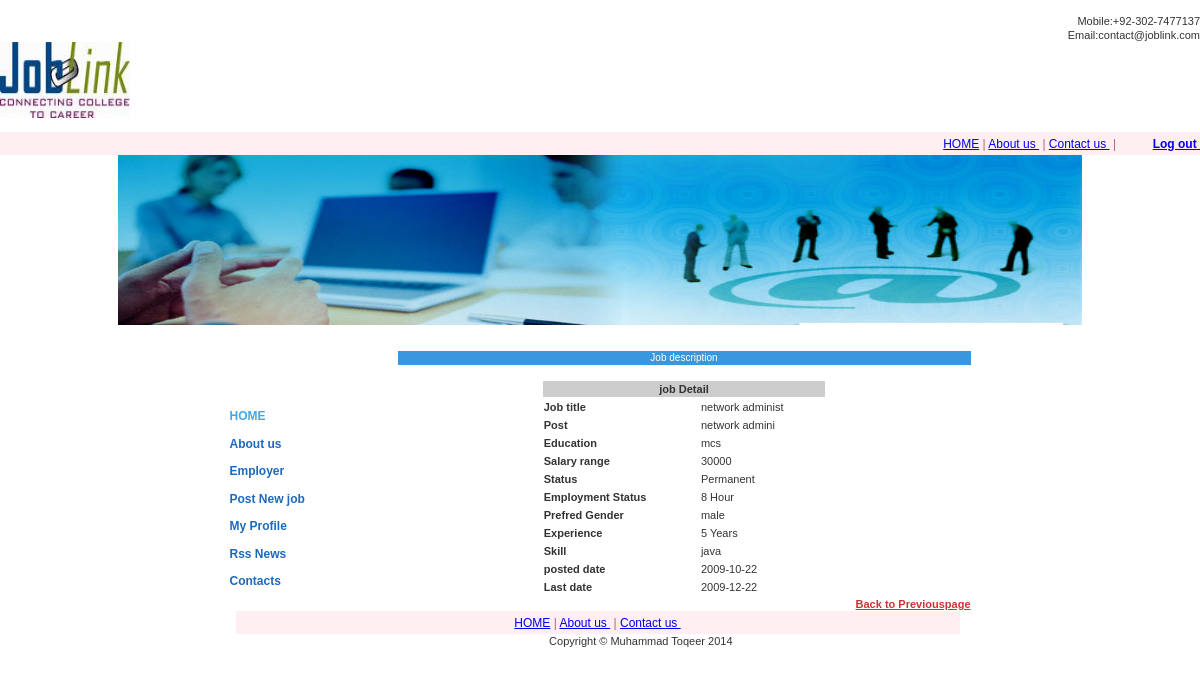
The page /PROJECT/joblink/postedjobdetail.php?jid=21 on the database its author committed.
### tables this page shows
CREATE TABLE `jobs` (
  `job_id` int(10) NOT NULL auto_increment,
  `jobtitle` varchar(20) NOT NULL,
  `posted_date` date NOT NULL,
  `last_date` date NOT NULL,
  `skill` varchar(20) NOT NULL,
  `experience` int(4) NOT NULL,
  `education` varchar(15) NOT NULL,
  `post` varchar(20) NOT NULL,
  `salary_range` varchar(10) NOT NULL,
  `status` varchar(20) NOT NULL,
  `e_status` varchar(2) NOT NULL,
  `prefred_gender` char(10) NOT NULL,
  `company_id` int(10) NOT NULL,
  PRIMARY KEY  (`job_id`)
);

### PROJECT/joblink/postedjobdetail.php (the view, shortened to what this page needs)
<!DOCTYPE html PUBLIC "-//W3C//DTD XHTML 1.0 Transitional//EN" "http://www.w3.org/TR/xhtml1/DTD/xhtml1-transitional.dtd">
<html xmlns="http://www.w3.org/1999/xhtml">
<head>
<link href="css/stylesheet.css" rel="stylesheet" type="text/css" media="all" />
</head>
<body>
<table width="100%" border="0" cellspacing="0" cellpadding="0">
<tr>
<td  width="100%" height="40%">&nbsp;</td>
</tr>
<tr>
<td align="right" valign="bottom"><a href="mailto:abc@yoursite.com" style="color:#333333; text-decoration:none;"> Mobile:+92-302-7477137<br />
    Email:contact@joblink.com</a></td>
</tr>
<tr>
 <td height="65" align="left" valign="top">
              <img src="images/logo.jpg" alt="Company Logo" width="130" height="76" /> </td>
  </tr>
  <tr>
<td  width="100%" height="40%">&nbsp;</td>
</tr>
    			    <tr>
   <td style="white-space:pre; font-size:12px; color:#601E29; color:#B46471;" height="23"  align="right" valign="middle" bgcolor="#FFEEF2"><a href="index.php" class="footer_link">HOME</a> | <a href="about.html" class="footer_link">About us </a> | <a href="contact.html" class="footer_link">Contact us </a> |&nbsp;&nbsp;&nbsp;&nbsp;&nbsp;&nbsp;&nbsp;&nbsp;&nbsp;&nbsp;&nbsp;<a href="logout.php" class="footer_link"><strong>Log out</strong> </a></td>
  </tr>
<tr>
<td width="100%" align="center" valign="top"><img src="images/header_bg.jpg" alt="Wasim here" width="964" height="170"  border="0" /></td>
</tr>
  <tr>
    <td align="center" valign="top"><table width="741" border="0" cellspacing="0" cellpadding="0">
      <tr>
        <td align="left" valign="top"><table width="100%" border="0" cellspacing="0" cellpadding="0">
          <tr>
            <td width="168" align="left" valign="top"><table width="100%" border="0" cellpadding="0" cellspacing="0">
              <tr>
                <td height="26" align="left" valign="top">&nbsp;</td>
              </tr>
              <tr>
                <td height="26" align="left" valign="top">&nbsp;</td>
              </tr>
              <tr>
                <td height="26" align="left" valign="top">&nbsp;</td>
              </tr>
              <tr>
                <td height="27" align="left" valign="middle"><a href="index.php" class="left_link" style="color:#41A9E8;">HOME</a></td>
              </tr>
              <tr>
                <td height="27" align="left" valign="middle"><a href="about.html" class="left_link">About us </a></td>
              </tr>
              <tr>
                <td height="27" align="left" valign="middle"><a href="employerprofile.php" class="left_link">Employer</a></td>
              </tr>
                    <tr>
                <td height="27" align="left" valign="middle"><a href="addjob.php" class="left_link">Post New job</a><a href="employer.html" class="left_link"></a></td>
              </tr>
              <tr>
                <td height="27" align="left" valign="middle"><a href="eprofile.php" class="left_link">My Profile </a></td>
              </tr>
			    <tr>
                <td height="27" align="left" valign="middle"><a href="RssReader.html" class="left_link">Rss News</a></td>
              </tr>
              <tr>
                <td height="27" align="left" valign="middle"><a href="contact.html" class="left_link">Contacts</a></td>
              </tr>
            </table></td>
            <td align="left" valign="top"><table width="573" border="0" cellspacing="0" cellpadding="0">
              <tr>
                <td height="26" align="left" valign="top">&nbsp;</td>
              </tr>
              <tr>
                <td align="center" valign="middle" bgcolor="#3997DD" style="font-size:10px; color:#FFF;">Job description </td>
                </tr>
			  <tr>
			  <td >&nbsp;
			  </td>
			  </tr>
              <tr>
                <td align="left" valign="top" style="text-align:justify;">
                    <?php
$id=$_REQUEST['jid'];
$sql="select * from jobs where Job_id=$id";
$result=mysql_query($sql);
echo "<table width='50%'  border='0' bgcolor='#FFFFFF' align='center'>";
	echo "<tr bgcolor='#CCCCCC'>
             <td colspan='2'><div align='center'><strong>job Detail </strong></div></td>
              </tr>";
$row=mysql_fetch_array($result);
$pdate=$row['posted_date'];
$ldate=$row['last_date'];
$jobtitle=$row['jobtitle'];
$sk=$row['skill'];
$exp=$row['experience'];
$edu=$row['education'];
$post=$row['post'];
$salary=$row['salary_range'];
$st=$row['status'];
$est=$row['e_status'];
$gender=$row['prefred_gender'];
		echo "<tr>
		<th>Job title</th>
		<td>$jobtitle</td>
		</tr>";
		echo "<tr>
		<th>Post</th>
		<td>$post</td>
		</tr>";
		echo "<tr>
		<th>Education</th>
		<td>$edu</td>
		</tr>";
		echo "<tr>
		<th>Salary range</th>
		<td>$salary</td>
		</tr>";
		echo "<tr>
		<th>Status</th>
		<td>$st</td>
		</tr>";
		echo "<tr>
		<th>Employment Status</th>
		<td>$est Hour</td>
		</tr>";
		echo "<tr>
		<th>Prefred Gender</th>
		<td>$gender</td>
		</tr>";
		echo "<tr>
		<th>Experience</th>
		<td>$exp Years</td>
		</tr>";
		echo "<tr>
		<th>Skill</th>
		<td>$sk</td>
		</tr>";
		echo "<tr>
		<th>posted date</th>
		<td>$pdate</td>
		</tr>";
		echo "<tr>
		<th>Last date</th>
		<td>$ldate</td>
		</tr>";
		echo"</table>";
?>
              </tr>
             <tr><td align="right"> <a href="employerprofile.php" class="style1">Back to Previouspage</a></td>
             </tr>
            </table></td>
          </tr>
        </table></td>
      </tr>
      <tr>
        <td align="left" valign="top"><table width="740" border="0" cellspacing="0" cellpadding="0">
          <tr>
            <td width="6" rowspan="2" align="left" valign="top">&nbsp;</td>
            <td style="white-space:pre; font-size:12px; color:#601E29; color:#B46471;" height="23" colspan="2" align="center" valign="middle" bgcolor="#FFEEF2"><a href="index.php" class="footer_link">HOME</a> | <a href="about.html" class="footer_link">About us </a> | <a href="contact.html" class="footer_link">Contact us </a></td>
            <td width="10" rowspan="2" align="left" valign="top">&nbsp;</td>
          </tr>
          <tr>
            <td width="497" align="right" valign="top" class="footer_left_bg">Copyright &copy; Muhammad Toqeer 2014</td>
            <td>&nbsp;</td>
          </tr>
        </table></td>
      </tr>
    </table></td>
  </tr>
  <tr>
    <td align="center" valign="top">&nbsp;</td>
  </tr>
  <tr>
    <td align="center" valign="top">&nbsp;</td>
  </tr>
</table>
</body>
</html>

### PROJECT/joblink/css/stylesheet.css (style rules this page uses)
body { margin:0px auto; padding:0px; background-color:#FFFFFF; }
body { font-family: Verdana, Arial, Helvetica, sans-serif; font-size: 11px; font-style: normal; line-height: 14px; font-weight: normal; font-variant: normal; text-transform: none; color: #333333; text-decoration: none; }
.left_link { font-family: Verdana, Arial, Helvetica, sans-serif; font-size: 12px; font-style: normal; line-height: 27.5px; font-weight: bold; font-variant: normal; text-transform: none; color: #1E69BC; background-color:inherit; text-decoration: none; }

### rows shown on the page
jobs: jobtitle "network administ", post "network admini", education "mcs", salary_range "30000", status "Permanent", e_status "8", prefred_gender "male", experience "5", skill "java", posted_date "2009-10-22", last_date "2009-12-22"
